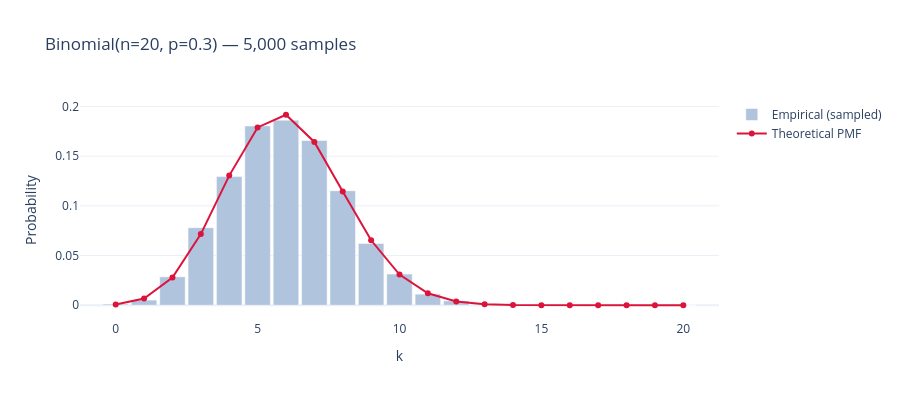

Notebook cell for this chart:
### Markdown cell above
### §2.1 Binomial — "successes in n trials"

**Parameters**: `n` (number of independent trials), `p` (probability of success per trial).
**Mean**: `np` · **Variance**: `np(1-p)`
**Use when**: each observation is a count of successes in a fixed number of yes/no trials.

**ML connection** → **Logistic regression**. Every "did this prediction work?" outcome over `n` examples is Binomially distributed. The likelihood that logistic regression maximizes *is* a Binomial likelihood.

**Real example**: out of 100 emails, how many are spam? Out of 1,000 page visits, how many converted?

### Code cell
# Generate samples
n, p = 20, 0.3
samples = np.random.binomial(n, p, size=5000)

# Theoretical PMF
k = np.arange(0, n + 1)
pmf = stats.binom.pmf(k, n, p)

fig = plot_discrete(samples, k, pmf, f'Binomial(n={n}, p={p}) — 5,000 samples')
fig.show()

print(f"Empirical mean: {samples.mean():.3f}  ·  Theoretical mean (np): {n*p}")
print(f"Empirical var:  {samples.var():.3f}  ·  Theoretical var (np(1-p)): {n*p*(1-p)}")

### Figure 1 — Plotly figure (JSON) as saved in the notebook; plotly's stock layout.template omitted (floating-point values rounded to 4 significant figures)
{"data": [{"marker": {"color": "lightsteelblue"}, "name": "Empirical (sampled)", "type": "bar", "x": [0, 1, 2, 3, 4, 5, 6, 7, 8, 9, 10, 11, 12, 13, 14, 15, 16, 17, 18, 19, 20], "y": [0.0012, 0.0052, 0.0286, 0.078, 0.1294, 0.1804, 0.1862, 0.1658, 0.1152, 0.0622, 0.0314, 0.0112, 0.0044, 0.0008, 0.0, 0.0, 0.0, 0.0, 0.0, 0.0, 0.0]}, {"line": {"width": 2}, "marker": {"color": "crimson"}, "mode": "lines+markers", "name": "Theoretical PMF", "type": "scatter", "x": [0, 1, 2, 3, 4, 5, 6, 7, 8, 9, 10, 11, 12, 13, 14, 15, 16, 17, 18, 19, 20], "y": [0.0007979, 0.006839, 0.02785, 0.0716, 0.1304, 0.1789, 0.1916, 0.1643, 0.1144, 0.06537, 0.03082, 0.01201, 0.003859, 0.001018, 0.0002181, 3.739e-05, 5.008e-06, 5.05e-07, 3.607e-08, 1.627e-09, 3.487e-11]}], "layout": {"bargap": 0.1, "height": 400, "title": {"text": "Binomial(n=20, p=0.3) — 5,000 samples"}, "xaxis": {"title": {"text": "k"}}, "yaxis": {"title": {"text": "Probability"}}}}
